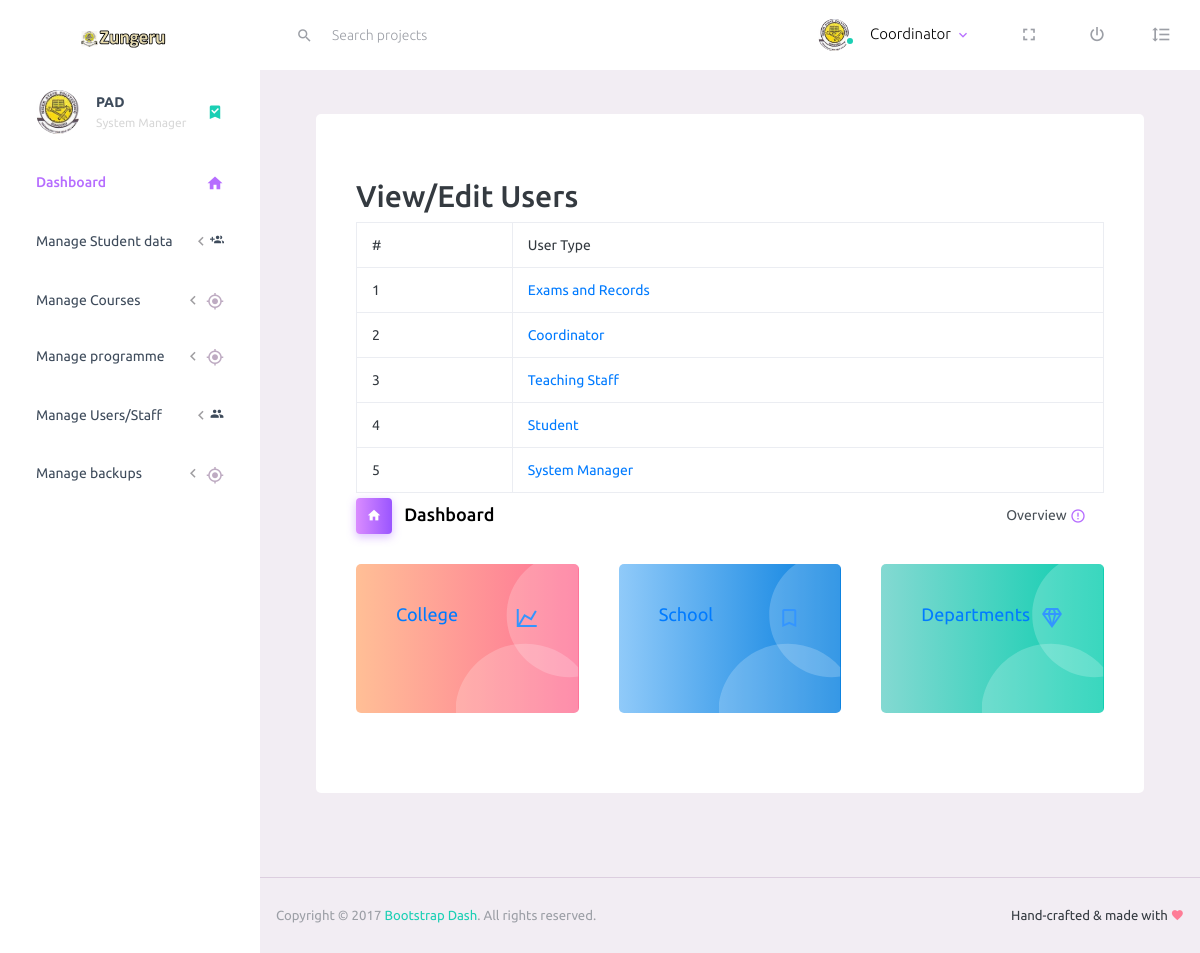
Page /RCS/RMSZ/smanage.php?edituser_staff (signed in) on the committed database.
### tables this page shows
CREATE TABLE `usertype` (
  `id` int(11) NOT NULL AUTO_INCREMENT,
  `type` varchar(100) NOT NULL,
  `status` varchar(50) NOT NULL,
  PRIMARY KEY (`id`)
);

### functions/queries.php (called while the page is built, shortened)
<?php
function user_type($lg)
{
  $utype = "SELECT * FROM `usertype`";
  $msq = mysqli_query($lg, $utype) or die(mysqli_error($lg));
  return $msq;
}
  ?>

### RCS/RMSZ/edit_staff_user.php (the view, shortened to what this page needs)
<table class="table table-bordered">
<tr>
<td>#</td>
<td>User Type</td>
</tr>
<?php
$ii=0;
$ut = user_type($logs);
while($utypes = mysqli_fetch_assoc($ut)){
    $ii++;
    $utype = $utypes['type'];
    ?>
<tr>
<td><?php echo $ii;?></td>
<td><a href="smanage.php?tusers=<?php echo $utype;?>&utid=<?php echo $utypes['status'];?>"><?php echo $utypes['type'];?></a></td>
</tr>
<?php
}
?>
</table>

### rows in the picture
usertype: type "Exams and Records"
usertype: type "Coordinator"
usertype: type "Teaching Staff"
usertype: type "Student"
usertype: type "System Manager"

### other values in the picture
$_SESSION['MM_Usernames'] "Coordinator"
$departmentcode "PAD"
